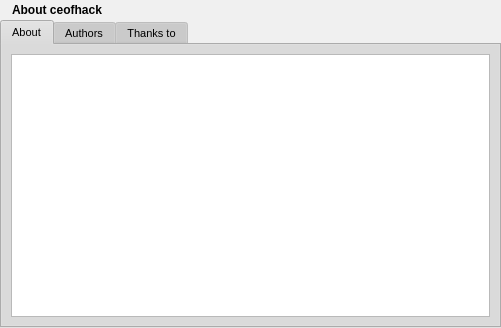
<ui version="4.0" >
 <class>aboutgui</class>
 <widget class="QDialog" name="aboutgui" >
  <property name="geometry" >
   <rect>
    <x>0</x>
    <y>0</y>
    <width>501</width>
    <height>328</height>
   </rect>
  </property>
  <property name="sizePolicy" >
   <sizepolicy vsizetype="Expanding" hsizetype="Expanding" >
    <horstretch>0</horstretch>
    <verstretch>0</verstretch>
   </sizepolicy>
  </property>
  <property name="palette" >
   <palette>
    <active>
     <colorrole role="WindowText" >
      <brush brushstyle="SolidPattern" >
       <color alpha="255" >
        <red>0</red>
        <green>0</green>
        <blue>0</blue>
       </color>
      </brush>
     </colorrole>
     <colorrole role="Button" >
      <brush brushstyle="SolidPattern" >
       <color alpha="255" >
        <red>208</red>
        <green>208</green>
        <blue>208</blue>
       </color>
      </brush>
     </colorrole>
     <colorrole role="Light" >
      <brush brushstyle="SolidPattern" >
       <color alpha="255" >
        <red>255</red>
        <green>255</green>
        <blue>255</blue>
       </color>
      </brush>
     </colorrole>
     <colorrole role="Midlight" >
      <brush brushstyle="SolidPattern" >
       <color alpha="255" >
        <red>247</red>
        <green>247</green>
        <blue>247</blue>
       </color>
      </brush>
     </colorrole>
     <colorrole role="Dark" >
      <brush brushstyle="SolidPattern" >
       <color alpha="255" >
        <red>104</red>
        <green>104</green>
        <blue>104</blue>
       </color>
      </brush>
     </colorrole>
     <colorrole role="Mid" >
      <brush brushstyle="SolidPattern" >
       <color alpha="255" >
        <red>139</red>
        <green>139</green>
        <blue>139</blue>
       </color>
      </brush>
     </colorrole>
     <colorrole role="Text" >
      <brush brushstyle="SolidPattern" >
       <color alpha="255" >
        <red>0</red>
        <green>0</green>
        <blue>0</blue>
       </color>
      </brush>
     </colorrole>
     <colorrole role="BrightText" >
      <brush brushstyle="SolidPattern" >
       <color alpha="255" >
        <red>255</red>
        <green>255</green>
        <blue>255</blue>
       </color>
      </brush>
     </colorrole>
     <colorrole role="ButtonText" >
      <brush brushstyle="SolidPattern" >
       <color alpha="255" >
        <red>0</red>
        <green>0</green>
        <blue>0</blue>
       </color>
      </brush>
     </colorrole>
     <colorrole role="Base" >
      <brush brushstyle="SolidPattern" >
       <color alpha="255" >
        <red>255</red>
        <green>255</green>
        <blue>255</blue>
       </color>
      </brush>
     </colorrole>
     <colorrole role="Window" >
      <brush brushstyle="SolidPattern" >
       <color alpha="255" >
        <red>240</red>
        <green>240</green>
        <blue>240</blue>
       </color>
      </brush>
     </colorrole>
     <colorrole role="Shadow" >
      <brush brushstyle="SolidPattern" >
       <color alpha="255" >
        <red>0</red>
        <green>0</green>
        <blue>0</blue>
       </color>
      </brush>
     </colorrole>
     <colorrole role="Highlight" >
      <brush brushstyle="SolidPattern" >
       <color alpha="255" >
        <red>0</red>
        <green>0</green>
        <blue>128</blue>
       </color>
      </brush>
     </colorrole>
     <colorrole role="HighlightedText" >
      <brush brushstyle="SolidPattern" >
       <color alpha="255" >
        <red>255</red>
        <green>255</green>
        <blue>255</blue>
       </color>
      </brush>
     </colorrole>
     <colorrole role="Link" >
      <brush brushstyle="SolidPattern" >
       <color alpha="255" >
        <red>0</red>
        <green>0</green>
        <blue>255</blue>
       </color>
      </brush>
     </colorrole>
     <colorrole role="LinkVisited" >
      <brush brushstyle="SolidPattern" >
       <color alpha="255" >
        <red>255</red>
        <green>0</green>
        <blue>255</blue>
       </color>
      </brush>
     </colorrole>
     <colorrole role="AlternateBase" >
      <brush brushstyle="SolidPattern" >
       <color alpha="255" >
        <red>231</red>
        <green>231</green>
        <blue>231</blue>
       </color>
      </brush>
     </colorrole>
    </active>
    <inactive>
     <colorrole role="WindowText" >
      <brush brushstyle="SolidPattern" >
       <color alpha="255" >
        <red>0</red>
        <green>0</green>
        <blue>0</blue>
       </color>
      </brush>
     </colorrole>
     <colorrole role="Button" >
      <brush brushstyle="SolidPattern" >
       <color alpha="255" >
        <red>208</red>
        <green>208</green>
        <blue>208</blue>
       </color>
      </brush>
     </colorrole>
     <colorrole role="Light" >
      <brush brushstyle="SolidPattern" >
       <color alpha="255" >
        <red>255</red>
        <green>255</green>
        <blue>255</blue>
       </color>
      </brush>
     </colorrole>
     <colorrole role="Midlight" >
      <brush brushstyle="SolidPattern" >
       <color alpha="255" >
        <red>247</red>
        <green>247</green>
        <blue>247</blue>
       </color>
      </brush>
     </colorrole>
     <colorrole role="Dark" >
      <brush brushstyle="SolidPattern" >
       <color alpha="255" >
        <red>104</red>
        <green>104</green>
        <blue>104</blue>
       </color>
      </brush>
     </colorrole>
     <colorrole role="Mid" >
      <brush brushstyle="SolidPattern" >
       <color alpha="255" >
        <red>139</red>
        <green>139</green>
        <blue>139</blue>
       </color>
      </brush>
     </colorrole>
     <colorrole role="Text" >
      <brush brushstyle="SolidPattern" >
       <color alpha="255" >
        <red>0</red>
        <green>0</green>
        <blue>0</blue>
       </color>
      </brush>
     </colorrole>
     <colorrole role="BrightText" >
      <brush brushstyle="SolidPattern" >
       <color alpha="255" >
        <red>255</red>
        <green>255</green>
        <blue>255</blue>
       </color>
      </brush>
     </colorrole>
     <colorrole role="ButtonText" >
      <brush brushstyle="SolidPattern" >
       <color alpha="255" >
        <red>0</red>
        <green>0</green>
        <blue>0</blue>
       </color>
      </brush>
     </colorrole>
     <colorrole role="Base" >
      <brush brushstyle="SolidPattern" >
       <color alpha="255" >
        <red>255</red>
        <green>255</green>
        <blue>255</blue>
       </color>
      </brush>
     </colorrole>
     <colorrole role="Window" >
      <brush brushstyle="SolidPattern" >
       <color alpha="255" >
        <red>240</red>
        <green>240</green>
        <blue>240</blue>
       </color>
      </brush>
     </colorrole>
     <colorrole role="Shadow" >
      <brush brushstyle="SolidPattern" >
       <color alpha="255" >
        <red>0</red>
        <green>0</green>
        <blue>0</blue>
       </color>
      </brush>
     </colorrole>
     <colorrole role="Highlight" >
      <brush brushstyle="SolidPattern" >
       <color alpha="255" >
        <red>192</red>
        <green>192</green>
        <blue>192</blue>
       </color>
      </brush>
     </colorrole>
     <colorrole role="HighlightedText" >
      <brush brushstyle="SolidPattern" >
       <color alpha="255" >
        <red>0</red>
        <green>0</green>
        <blue>0</blue>
       </color>
      </brush>
     </colorrole>
     <colorrole role="Link" >
      <brush brushstyle="SolidPattern" >
       <color alpha="255" >
        <red>0</red>
        <green>0</green>
        <blue>255</blue>
       </color>
      </brush>
     </colorrole>
     <colorrole role="LinkVisited" >
      <brush brushstyle="SolidPattern" >
       <color alpha="255" >
        <red>255</red>
        <green>0</green>
        <blue>255</blue>
       </color>
      </brush>
     </colorrole>
     <colorrole role="AlternateBase" >
      <brush brushstyle="SolidPattern" >
       <color alpha="255" >
        <red>231</red>
        <green>231</green>
        <blue>231</blue>
       </color>
      </brush>
     </colorrole>
    </inactive>
    <disabled>
     <colorrole role="WindowText" >
      <brush brushstyle="SolidPattern" >
       <color alpha="255" >
        <red>104</red>
        <green>104</green>
        <blue>104</blue>
       </color>
      </brush>
     </colorrole>
     <colorrole role="Button" >
      <brush brushstyle="SolidPattern" >
       <color alpha="255" >
        <red>208</red>
        <green>208</green>
        <blue>208</blue>
       </color>
      </brush>
     </colorrole>
     <colorrole role="Light" >
      <brush brushstyle="SolidPattern" >
       <color alpha="255" >
        <red>255</red>
        <green>255</green>
        <blue>255</blue>
       </color>
      </brush>
     </colorrole>
     <colorrole role="Midlight" >
      <brush brushstyle="SolidPattern" >
       <color alpha="255" >
        <red>247</red>
        <green>247</green>
        <blue>247</blue>
       </color>
      </brush>
     </colorrole>
     <colorrole role="Dark" >
      <brush brushstyle="SolidPattern" >
       <color alpha="255" >
        <red>104</red>
        <green>104</green>
        <blue>104</blue>
       </color>
      </brush>
     </colorrole>
     <colorrole role="Mid" >
      <brush brushstyle="SolidPattern" >
       <color alpha="255" >
        <red>139</red>
        <green>139</green>
        <blue>139</blue>
       </color>
      </brush>
     </colorrole>
     <colorrole role="Text" >
      <brush brushstyle="SolidPattern" >
       <color alpha="255" >
        <red>104</red>
        <green>104</green>
        <blue>104</blue>
       </color>
      </brush>
     </colorrole>
     <colorrole role="BrightText" >
      <brush brushstyle="SolidPattern" >
       <color alpha="255" >
        <red>255</red>
        <green>255</green>
        <blue>255</blue>
       </color>
      </brush>
     </colorrole>
     <colorrole role="ButtonText" >
      <brush brushstyle="SolidPattern" >
       <color alpha="255" >
        <red>104</red>
        <green>104</green>
        <blue>104</blue>
       </color>
      </brush>
     </colorrole>
     <colorrole role="Base" >
      <brush brushstyle="SolidPattern" >
       <color alpha="255" >
        <red>240</red>
        <green>240</green>
        <blue>240</blue>
       </color>
      </brush>
     </colorrole>
     <colorrole role="Window" >
      <brush brushstyle="SolidPattern" >
       <color alpha="255" >
        <red>240</red>
        <green>240</green>
        <blue>240</blue>
       </color>
      </brush>
     </colorrole>
     <colorrole role="Shadow" >
      <brush brushstyle="SolidPattern" >
       <color alpha="255" >
        <red>0</red>
        <green>0</green>
        <blue>0</blue>
       </color>
      </brush>
     </colorrole>
     <colorrole role="Highlight" >
      <brush brushstyle="SolidPattern" >
       <color alpha="255" >
        <red>0</red>
        <green>0</green>
        <blue>128</blue>
       </color>
      </brush>
     </colorrole>
     <colorrole role="HighlightedText" >
      <brush brushstyle="SolidPattern" >
       <color alpha="255" >
        <red>255</red>
        <green>255</green>
        <blue>255</blue>
       </color>
      </brush>
     </colorrole>
     <colorrole role="Link" >
      <brush brushstyle="SolidPattern" >
       <color alpha="255" >
        <red>0</red>
        <green>0</green>
        <blue>255</blue>
       </color>
      </brush>
     </colorrole>
     <colorrole role="LinkVisited" >
      <brush brushstyle="SolidPattern" >
       <color alpha="255" >
        <red>255</red>
        <green>0</green>
        <blue>255</blue>
       </color>
      </brush>
     </colorrole>
     <colorrole role="AlternateBase" >
      <brush brushstyle="SolidPattern" >
       <color alpha="255" >
        <red>231</red>
        <green>231</green>
        <blue>231</blue>
       </color>
      </brush>
     </colorrole>
    </disabled>
   </palette>
  </property>
  <property name="font" >
   <font>
    <family>Arial</family>
    <pointsize>8</pointsize>
    <weight>50</weight>
    <italic>false</italic>
    <bold>false</bold>
    <underline>false</underline>
    <strikeout>false</strikeout>
   </font>
  </property>
  <property name="contextMenuPolicy" >
   <enum>Qt::NoContextMenu</enum>
  </property>
  <property name="windowTitle" >
   <string>About</string>
  </property>
  <property name="windowIcon" >
   <iconset resource="images.qrc" >
    <normaloff>:/images/info_32.png</normaloff>:/images/info_32.png</iconset>
  </property>
  <layout class="QGridLayout" >
   <property name="margin" >
    <number>0</number>
   </property>
   <property name="spacing" >
    <number>0</number>
   </property>
   <item row="0" column="0" >
    <layout class="QGridLayout" >
     <property name="margin" >
      <number>0</number>
     </property>
     <property name="spacing" >
      <number>0</number>
     </property>
     <item row="0" column="1" >
      <spacer>
       <property name="orientation" >
        <enum>Qt::Horizontal</enum>
       </property>
       <property name="sizeHint" stdset="0" >
        <size>
         <width>40</width>
         <height>20</height>
        </size>
       </property>
      </spacer>
     </item>
     <item row="0" column="0" >
      <layout class="QGridLayout" >
       <property name="margin" >
        <number>0</number>
       </property>
       <property name="spacing" >
        <number>6</number>
       </property>
       <item row="0" column="0" >
        <widget class="QLabel" name="label" >
         <property name="text" >
          <string/>
         </property>
         <property name="pixmap" >
          <pixmap resource="images.qrc" >:/images/info_32.png</pixmap>
         </property>
        </widget>
       </item>
       <item row="0" column="1" >
        <widget class="QLabel" name="label_2" >
         <property name="text" >
          <string>&lt;!DOCTYPE HTML PUBLIC "-//W3C//DTD HTML 4.0//EN" "http://www.w3.org/TR/REC-html40/strict.dtd">
&lt;html>&lt;head>&lt;meta name="qrichtext" content="1" />&lt;style type="text/css">
p, li { white-space: pre-wrap; }
&lt;/style>&lt;/head>&lt;body style=" font-family:'Arial'; font-size:8pt; font-weight:400; font-style:normal;">
&lt;p style=" margin-top:0px; margin-bottom:0px; margin-left:0px; margin-right:0px; -qt-block-indent:0; text-indent:0px;">&lt;span style=" font-size:9pt; font-weight:600;">About ceofhack&lt;/span>&lt;/p>&lt;/body>&lt;/html></string>
         </property>
        </widget>
       </item>
      </layout>
     </item>
    </layout>
   </item>
   <item row="1" column="0" >
    <widget class="QTabWidget" name="tabWidget" >
     <property name="currentIndex" >
      <number>0</number>
     </property>
     <widget class="QWidget" name="tab" >
      <attribute name="title" >
       <string>About</string>
      </attribute>
      <layout class="QGridLayout" >
       <property name="margin" >
        <number>9</number>
       </property>
       <property name="spacing" >
        <number>6</number>
       </property>
       <item row="0" column="0" colspan="3" >
        <widget class="QTextBrowser" name="about" >
         <property name="html" >
          <string>&lt;!DOCTYPE HTML PUBLIC "-//W3C//DTD HTML 4.0//EN" "http://www.w3.org/TR/REC-html40/strict.dtd">
&lt;html>&lt;head>&lt;meta name="qrichtext" content="1" />&lt;style type="text/css">
p, li { white-space: pre-wrap; }
&lt;/style>&lt;/head>&lt;body style=" font-family:'Arial'; font-size:8pt; font-weight:400; font-style:normal;">
&lt;p align="justify" style="-qt-paragraph-type:empty; margin-top:0px; margin-bottom:12px; margin-left:0px; margin-right:0px; -qt-block-indent:1; text-indent:0px;">&lt;/p>&lt;/body>&lt;/html></string>
         </property>
         <property name="openExternalLinks" >
          <bool>true</bool>
         </property>
        </widget>
       </item>
      </layout>
     </widget>
     <widget class="QWidget" name="tab_2" >
      <attribute name="title" >
       <string>Authors</string>
      </attribute>
      <layout class="QVBoxLayout" >
       <property name="spacing" >
        <number>6</number>
       </property>
       <property name="margin" >
        <number>9</number>
       </property>
       <item>
        <widget class="QTextEdit" name="authors" >
         <property name="undoRedoEnabled" >
          <bool>false</bool>
         </property>
         <property name="lineWrapMode" >
          <enum>QTextEdit::NoWrap</enum>
         </property>
         <property name="readOnly" >
          <bool>true</bool>
         </property>
         <property name="html" >
          <string>&lt;!DOCTYPE HTML PUBLIC "-//W3C//DTD HTML 4.0//EN" "http://www.w3.org/TR/REC-html40/strict.dtd">
&lt;html>&lt;head>&lt;meta name="qrichtext" content="1" />&lt;style type="text/css">
p, li { white-space: pre-wrap; }
&lt;/style>&lt;/head>&lt;body style=" font-family:'Arial'; font-size:8pt; font-weight:400; font-style:normal;">
&lt;p style="-qt-paragraph-type:empty; margin-top:0px; margin-bottom:0px; margin-left:0px; margin-right:0px; -qt-block-indent:0; text-indent:0px;">&lt;/p>&lt;/body>&lt;/html></string>
         </property>
         <property name="acceptRichText" >
          <bool>false</bool>
         </property>
         <property name="textInteractionFlags" >
          <set>Qt::TextBrowserInteraction</set>
         </property>
        </widget>
       </item>
      </layout>
     </widget>
     <widget class="QWidget" name="tab_3" >
      <attribute name="title" >
       <string>Thanks to</string>
      </attribute>
      <layout class="QVBoxLayout" >
       <property name="spacing" >
        <number>6</number>
       </property>
       <property name="margin" >
        <number>9</number>
       </property>
       <item>
        <widget class="QTextEdit" name="thanks" >
         <property name="undoRedoEnabled" >
          <bool>false</bool>
         </property>
         <property name="lineWrapMode" >
          <enum>QTextEdit::NoWrap</enum>
         </property>
         <property name="readOnly" >
          <bool>true</bool>
         </property>
         <property name="html" >
          <string>&lt;!DOCTYPE HTML PUBLIC "-//W3C//DTD HTML 4.0//EN" "http://www.w3.org/TR/REC-html40/strict.dtd">
&lt;html>&lt;head>&lt;meta name="qrichtext" content="1" />&lt;style type="text/css">
p, li { white-space: pre-wrap; }
&lt;/style>&lt;/head>&lt;body style=" font-family:'Arial'; font-size:8pt; font-weight:400; font-style:normal;">
&lt;p style="-qt-paragraph-type:empty; margin-top:0px; margin-bottom:0px; margin-left:0px; margin-right:0px; -qt-block-indent:0; text-indent:0px;">&lt;/p>&lt;/body>&lt;/html></string>
         </property>
         <property name="acceptRichText" >
          <bool>false</bool>
         </property>
         <property name="textInteractionFlags" >
          <set>Qt::TextBrowserInteraction</set>
         </property>
        </widget>
       </item>
      </layout>
     </widget>
    </widget>
   </item>
  </layout>
 </widget>
 <tabstops>
  <tabstop>authors</tabstop>
  <tabstop>tabWidget</tabstop>
 </tabstops>
 <resources>
  <include location="images.qrc" />
 </resources>
 <connections/>
</ui>
